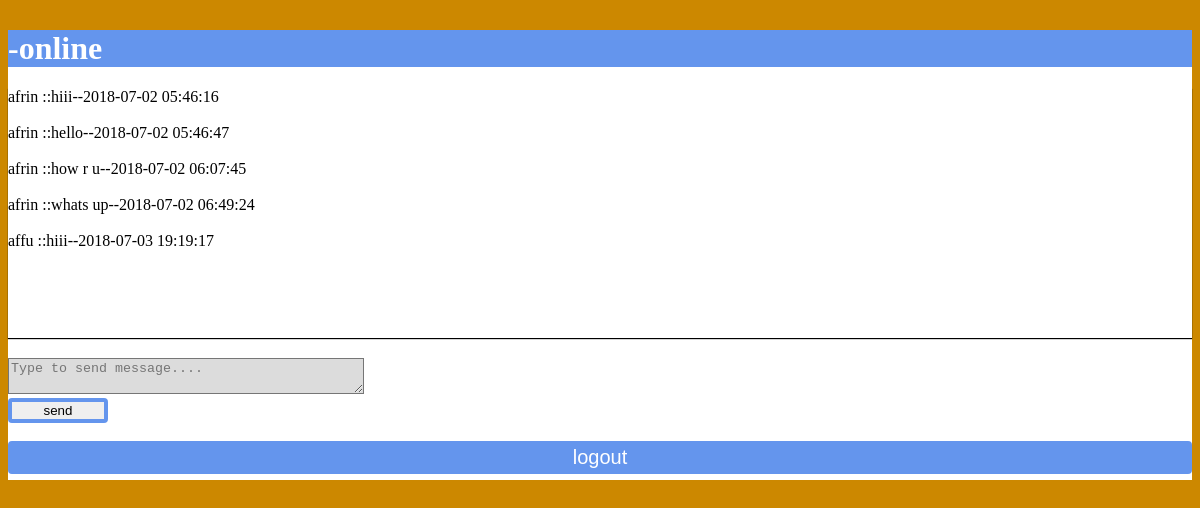
The app's page /home.php with its own data.
### tables this page shows
CREATE TABLE `posts` (
  `id` int(11) NOT NULL,
  `msg` varchar(200) NOT NULL,
  `name` varchar(200) NOT NULL,
  `date` timestamp NOT NULL DEFAULT CURRENT_TIMESTAMP
);

### home.php (the view, shortened to what this page needs)
<?php
include 'dbh.php';
?>
<!DOCTYPE html>
<html>
<head>
	<link rel="stylesheet" type="text/css" href="home.css">
</head>
<body>
<div id="main">
<h1 style="background-color: #6495ed;color: white;"><?php echo
$_SESSION['name'] ?>-online</h1>
	<div class="output">
		<?php $sql="SELECT * FROM posts";
	$result=$conn->query($sql);
	if($result->num_rows>0){
		while($row=$result->fetch_assoc()){
			echo"".$row["name"]." "."::" .$row["msg"]."--" .$row["date"]. "<br>";
			echo "<br>";
		}
	} else {
		echo "0 results";
	}
	?>
	</div>
<form method="post" action="send.php">
<textarea name="msg" placeholder="Type to send message...." class="form-control"></textarea><br>
<input type="submit" value="send">
</form>
<br>
<form action="logout.php">
<input style="width: 100%; background-color: #6495ed;color: white;font-size: 20px;" type="submit" value="logout">
</form>
</div>
</body>
</html>

### home.css (style rules this page uses)
#main { height: 450px; background-color: white; margin-top: 30px; }
.output { background-color: white; box-shadow: 0px 1px 1px #000; height: 250px; margin-bottom: 20px; overflow: scroll; }
input[type=submit] { width: 100px; box-sizing: border-box; border:4px solid #6495ed; border-radius: 4px; }
textarea { background-color: #dcdcdc; width: 350px; }
body { background-color: #cc8800; }

### records on screen
posts: name "afrin", msg "hiii", date "2018-07-02 05:46:16"
posts: name "afrin", msg "hello", date "2018-07-02 05:46:47"
posts: name "afrin", msg "how r u", date "2018-07-02 06:07:45"
posts: name "afrin", msg "whats up", date "2018-07-02 06:49:24"
posts: name "affu", msg "hiii", date "2018-07-03 19:19:17"
